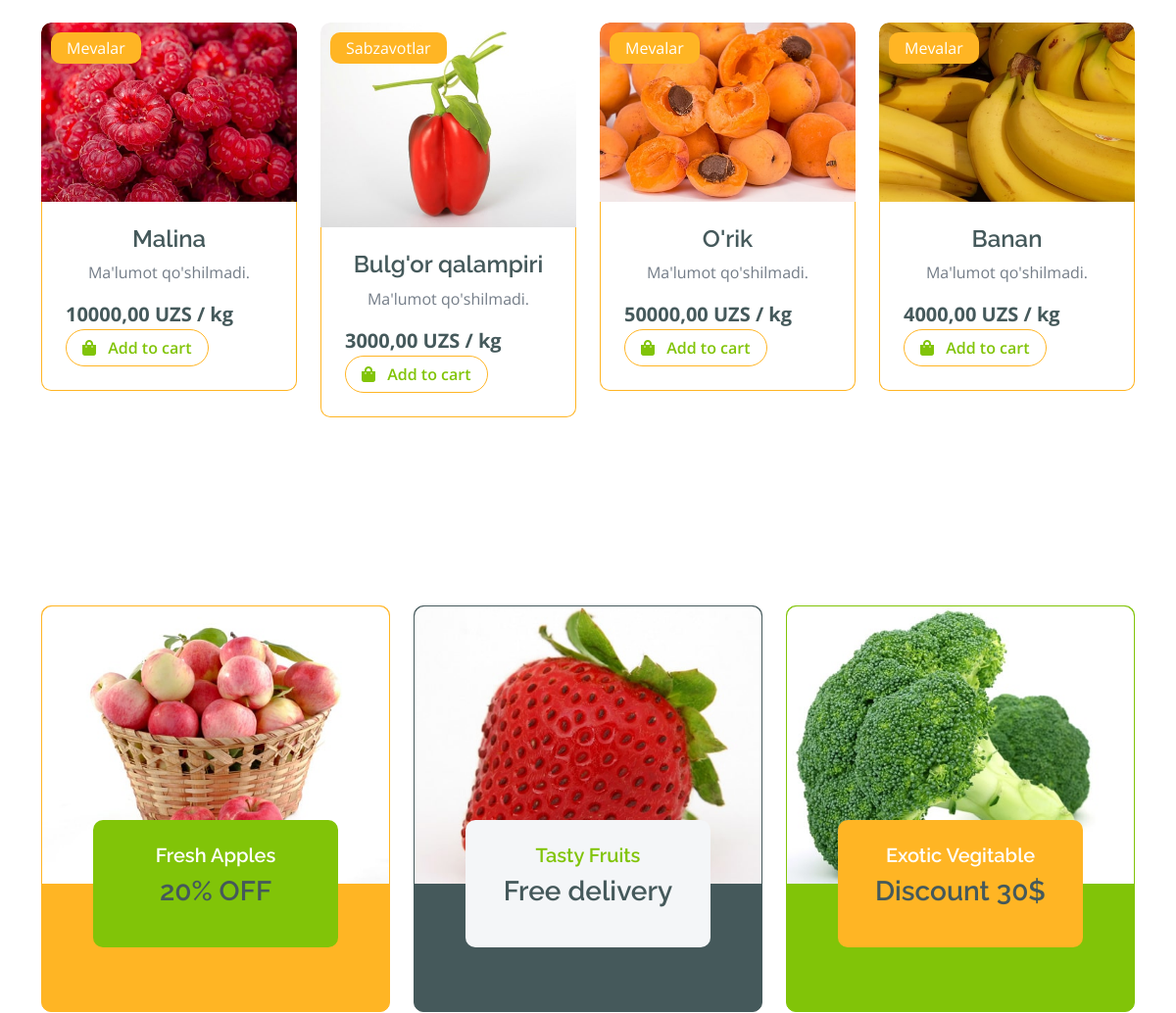
/ (middle part), run on an earlier commit of the app's database.
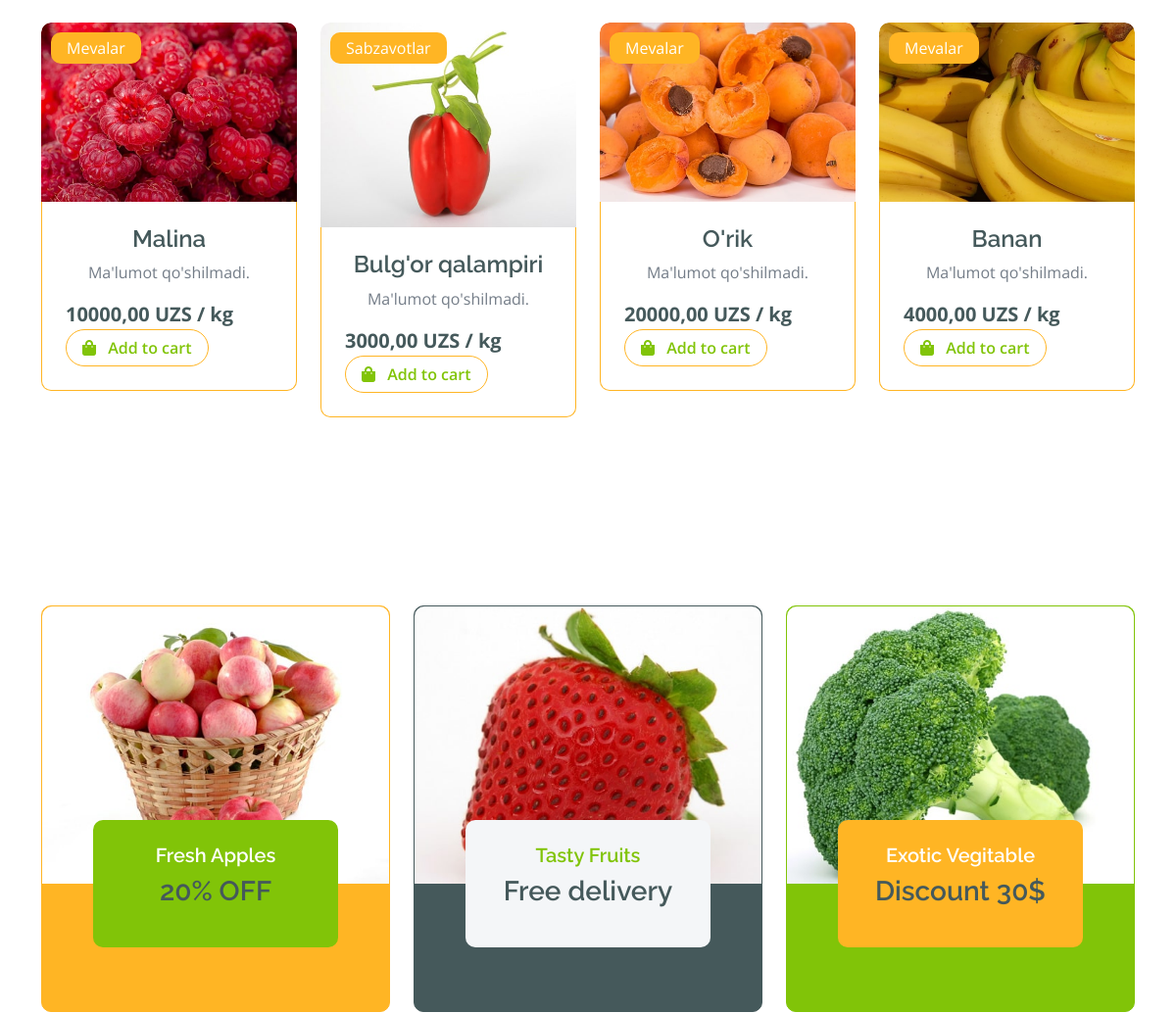
And on a later commit of the database.
### manager/models.py (models this page shows, shortened)
class Product(models.Model):
    name = models.CharField(max_length=250, verbose_name='Nomi')
    slug = models.SlugField(max_length=250, unique=True, verbose_name='Identifikatori')
    description = models.TextField(default="Ma'lumot qo'shilmadi.", verbose_name='Tavsifi')
    currency = models.CharField(max_length=3, choices=CURRENCY_TYPES, verbose_name='Valyuta')
    price = models.DecimalField(max_digits=10, decimal_places=2, verbose_name='Narxi', validators=[MinValueValidator(0)])
    discount = models.IntegerField(default=0, verbose_name='Chegirma foizi',
                                   validators=[MinValueValidator(0), MaxValueValidator(100)],
                                   help_text='Agar mahsulotingizga chegirma qo‘ymoqchi bo‘lsangiz, chegirma foizini (masalan, 50) kiriting. Agar chegirma bermoqchi bo‘lmasangiz, bu maydonga tegmang.')
    quantity = models.IntegerField(default=0, verbose_name='Miqdori', validators=[MinValueValidator(0)],)
    quality = models.CharField(max_length=10, verbose_name='Sifati')
    weight = models.CharField(max_length=2, choices=WEIGHT_TYPES, verbose_name="O'lchov birligi")
    category = models.ForeignKey(Category, on_delete=models.SET_NULL, related_name='products', null=True)
    class Meta:
        verbose_name = 'Mahsulot '
        verbose_name_plural = 'Mahsulotlar'

class ProductImage(models.Model):
    image = models.ImageField(upload_to='products/', verbose_name='Rasmi (500x350)',
                              help_text="Rasmning o‘lchami 500x350 piksel bo‘lishi kerak. Iltimos, to‘g‘ri o‘lchamdagi rasmni yuklang!")
    product = models.ForeignKey(Product, on_delete=models.CASCADE, related_name='images', verbose_name='Mahsuloti')
    class Meta:
        verbose_name = 'Mahsulot surati '
        verbose_name_plural = 'Mahsulot suratlari'

class Category(models.Model):
    name = models.CharField(max_length=150, unique=True, verbose_name='Nomi')
    slug = models.SlugField(max_length=150, unique=True, verbose_name='Identifikatori')
    departament = models.ForeignKey(Departament, on_delete=models.CASCADE, related_name='category',
                                    verbose_name="Bo'limi")
    class Meta:
        verbose_name = 'Kategoriya '
        verbose_name_plural = 'Kategoriyalar'

class Departament(models.Model):
    name = models.CharField(max_length=150, unique=True, verbose_name='Nomi')
    slug = models.SlugField(max_length=150, unique=True, verbose_name='Identifikatori')
    class Meta:
        verbose_name = "Bo'lim "
        verbose_name_plural = "Bo'limlar"

### manager/views.py (the view)
# urls.py: path('', HomeListView.as_view(), name='home'),
class HomeListView(ListView):
    template_name = 'index.html'
    context_object_name = 'products'
    def get_queryset(self):
        products = Product.objects.all()
        if len(products) >= 8:
            product_list = random.sample(list(products), 8)
        else:
            product_list = products
        return product_list

### manager/templatetags/custom_tags.py (called while the page is built)
@register.simple_tag
def all_departament():
    return get_list_or_404(Departament)

@register.simple_tag
def cart_item_count(request):
    products: dict = request.session.get('products', {})
    return len(products)

### templates/index.html (shortened to what the changed rows need)
{% extends 'base.html' %}
{% load static %}
{% load custom_tags %}
{% block main %}
<div class="container-fluid fruite py-5">
    <div class="container py-5">
        <div class="tab-class text-center">
                        {% all_departament as departaments %}
            <div class="tab-content">
                <div id="all" class="tab-pane fade show p-0 active">
                    <div class="row g-4">
                        {% for product in products %}
                            <div class="col-md-6 col-lg-4 col-xl-3">
                                <div class="rounded position-relative fruite-item">
                                    <div class="fruite-img">
                                        <img src="{{ product.images.first.image.url }}" class="img-fluid w-100 rounded-top" alt="">
                                    </div>
                                    <div class="text-white bg-secondary px-3 py-1 rounded position-absolute" style="top: 10px; left: 10px;">{{ product.category.departament.name }}</div>
                                    <div class="p-4 border border-secondary border-top-0 rounded-bottom">
                                        <h4><a href="{% url 'product' product.category.departament.slug product.category.slug product.slug %}" class="text-dark">{{ product.name }}</a> </h4>
                                        <p>{{ product.description|truncatechars:25 }}</p>
                                        <div class="d-flex justify-content-between flex-lg-wrap">
                                            <p class="text-dark fs-5 fw-bold mb-0">{{ product.price }} {{ product.currency }} / {{ product.weight }}</p>
                                            <a href="#" class="btn border border-secondary rounded-pill px-3 text-primary">
                                                <i class="fa fa-shopping-bag me-2 text-primary"></i> Add to cart
                                            </a>
                                        </div>
                                    </div>
                                </div>
                            </div>
                        {% endfor %}
                    </div>
                </div>
            </div>
        </div>
    </div>
</div>
{% endblock main %}

What changed in the data, as far as the page shows it:
changed Product "O'rik": price "50000,00" → "20000,00"
